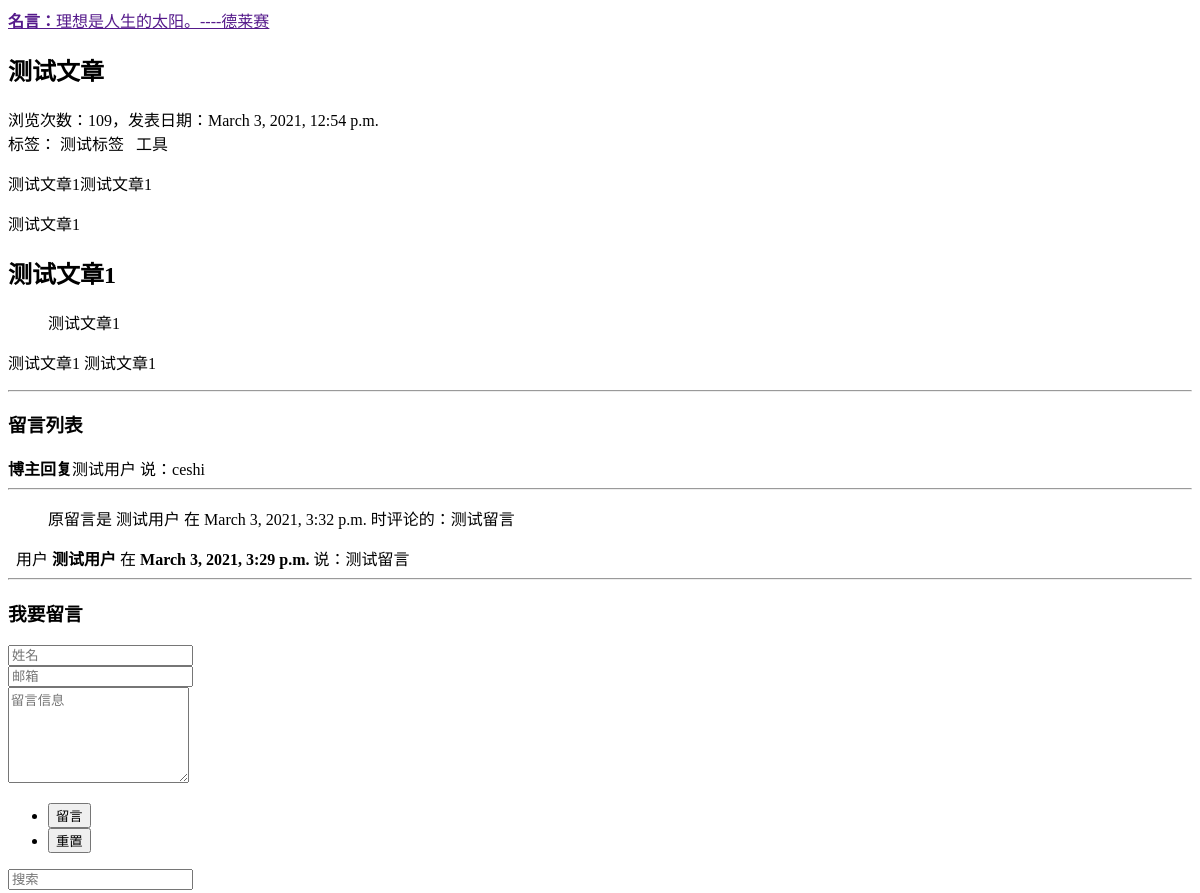
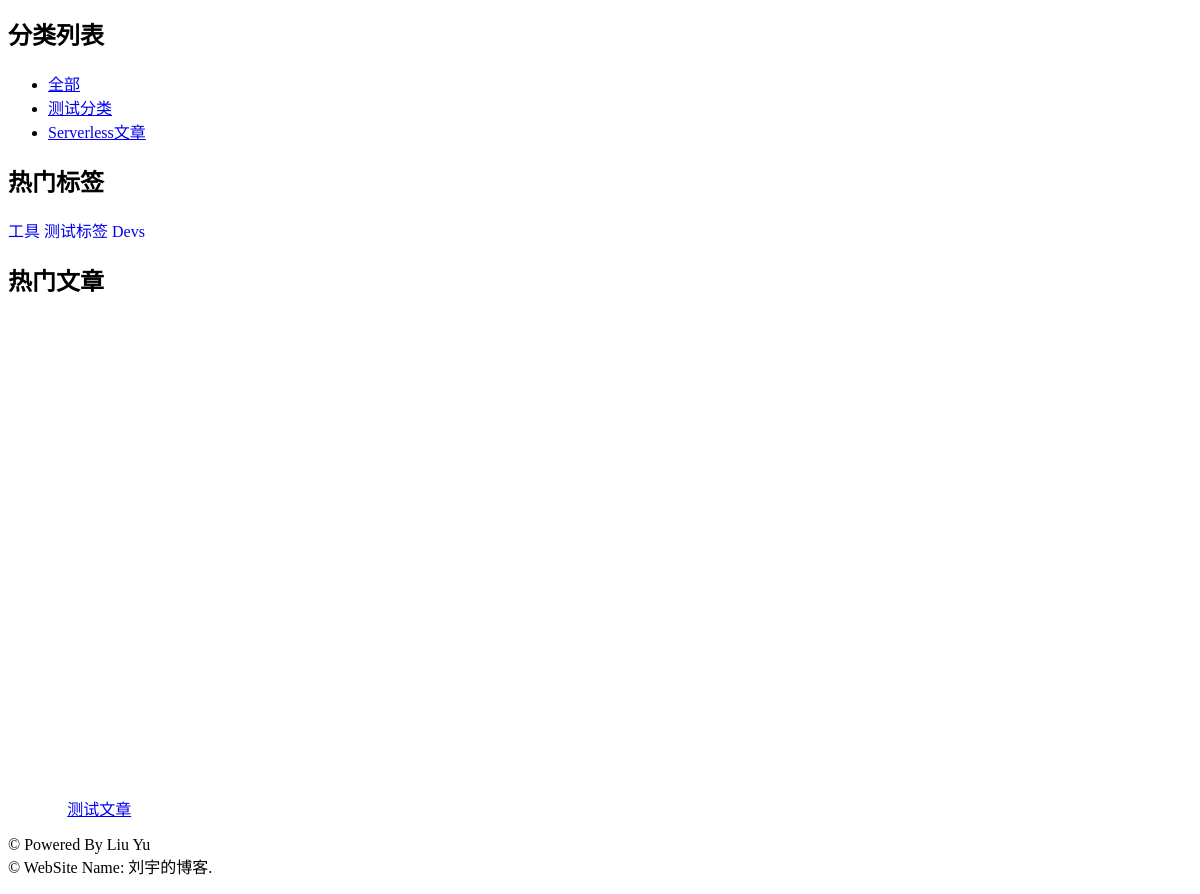
Screenshot of /content?aid=1 with the database file from the repository (2 pictures, top to bottom).
### blog/models.py (models this page shows, shortened)
class ArticleModel(models.Model):
    aid = models.AutoField(primary_key=True)
    title = models.CharField(max_length=50, verbose_name="文章标题", unique=True)
    desc = models.TextField(verbose_name="文章描述")
    content = MDTextField("内容")
    watched = models.IntegerField(default=0, verbose_name="点击次数")
    publish = models.DateTimeField(auto_created=True, auto_now_add=True, verbose_name="发布时间")
    category = models.ForeignKey(CategoryModel, on_delete=models.CASCADE, blank=True, null=True, verbose_name="分类")
    tag = models.ManyToManyField(TagsModel, verbose_name="标签")
    class Meta:
        verbose_name = '文章'
        verbose_name_plural = '文章'

class TagsModel(models.Model):
    tid = models.AutoField(primary_key=True)
    name = models.CharField(max_length=30, verbose_name="标签名称", unique=True)
    remark = models.TextField(null=True, blank=True, verbose_name="备注说明")
    class Meta:
        verbose_name = '标签'
        verbose_name_plural = '标签'

class CommentsModel(models.Model):
    cid = models.AutoField(primary_key=True)
    content = models.TextField(verbose_name="评论内容")
    publish = models.DateTimeField(auto_now_add=True, verbose_name="发布时间")
    username = models.CharField(max_length=50, verbose_name="用户")
    qq = models.CharField(max_length=13, blank=True, null=True, verbose_name="QQ号")
    email = models.CharField(max_length=50, verbose_name="邮箱")
    reply = models.TextField(verbose_name="回复", blank=True, null=True)
    show = models.BooleanField(default=True, verbose_name="是否显示")
    article_title = models.CharField(max_length=50, verbose_name="文章")
    article = models.ForeignKey(ArticleModel, on_delete=models.CASCADE, )
    class Meta:
        verbose_name = '评论'
        verbose_name_plural = '评论'

class CategoryModel(models.Model):
    cid = models.AutoField(primary_key=True)
    name = models.CharField(max_length=30, verbose_name="名称", unique=True)
    sort = models.IntegerField(default=999, verbose_name="排序")
    remark = models.TextField(null=True, blank=True, verbose_name="备注说明")
    class Meta:
        verbose_name = '分类'
        verbose_name_plural = '分类'

### blog/views.py (the view, shortened to what this page needs)
# urls.py: url(r'^content$', blogArticle),
@csrf_exempt
def blogArticle(request):
    sentence = random.choice(SENTENCE)
    pageInformation = WebsiteInformation
    tagsList = TagsModel.objects.all().order_by("?")[0:20]
    categoryList = CategoryModel.objects.all().order_by("-sort")
    aidData = request.GET.get("aid")
    articleData = ArticleModel.objects.get(aid=aidData)
    articleData.content = markdown.markdown(articleData.content, extensions=[
        'markdown.extensions.extra',
        'markdown.extensions.codehilite',
        'markdown.extensions.toc',
    ])
    watched = int(articleData.watched) + 1
    ArticleModel.objects.filter(aid=aidData).update(watched=watched)
    articleList = ArticleModel.objects.all().order_by("-aid")
    articleCount = articleList.count()
    hotList = [(eve, defaultPic(eve.content)) for eve in articleList.order_by("-watched")[0:3]]
    commenList = CommentsModel.objects.filter(article=aidData, show=True).order_by("-cid")
    return render(request, "content.html", locals())

### templates/content.html (shortened to what this page needs)
{% load static %}
{% load cache %}
<!DOCTYPE HTML>
<html>
<head>
    <link rel="stylesheet" href="//serverless-blog.oss-cn-beijing.aliyuncs.com/blog/css/main.css"/>
    <link rel="stylesheet"
          href="//serverless-blog.oss-cn-beijing.aliyuncs.com/ueditor/third-party/SyntaxHighlighter/shCoreDefault.css"
          type="text/css"/>
</head>
<body>
<div id="wrapper">
    <div id="main">
        <div class="inner">
            <header id="header">
                <a href="" class="logo"><strong>名言：</strong>{{ sentence }}</a>
            </header>
            <section>
                <header class="main">
                    <h1>{{ articleData.title }}</h1>
                </header>
                <div class="box">
                    浏览次数：{{ articleData.watched }}，发表日期：{{ articleData.publish }}
                    <br>标签：{% for tag in articleData.tag.all %}
                    {{ tag.name }}&nbsp;&nbsp;
                {% endfor %}
                </div>
                {% autoescape off %}
                    {{ articleData.content }}
                {% endautoescape %}
                <hr>
                <h3>留言列表</h3>
                {% for foo in commenList %}
                    {% if not foo.reply %}
                        <div class="box">
                            &nbsp;&nbsp;用户&nbsp;<b>{{ foo.username }}</b>&nbsp;在<b>&nbsp;{{ foo.publish }}&nbsp;</b>说：{{ foo.content }}
                        </div>
                    {% else %}
                        <div class="box">
                            <b>博主回复</b>{{ foo.username }} 说：{{ foo.reply }}
                            <hr>
                            <blockquote>
                                原留言是&nbsp;{{ foo.username }}&nbsp;在&nbsp;{{ foo.publish }}&nbsp;时评论的：{{ foo.content }}
                            </blockquote>
                        </div>
                    {% endif %}
                {% endfor %}
                <hr>
                <h3>我要留言</h3>
                <form method="post" action="" onsubmit="return checkall()">
                    <div class="row uniform">
                        <div class="6u 12u$(xsmall)">
                            <input type="text" name="name" placeholder="姓名" id="name" value="{{ userData.username }}"
                                   {% if userData.username %}readonly{% endif %}/>
                        </div>
                        <div class="6u$ 12u$(xsmall)">
                            <input type="email" name="email" placeholder="邮箱" id="email" value="{{ userData.email }}"
                                   {% if userData.username %}readonly{% endif %}/>
                        </div>
                        <div class="12u$">
                            <textarea name="comment" placeholder="留言信息" rows="6" id="comment"></textarea>
                        </div>
                        <div class="12u$">
                            <ul class="actions">
                                <li><input type="submit" value="留言" class="special"/></li>
                                <li><input type="reset" value="重置"/></li>
                            </ul>
                        </div>
                    </div>
                </form>
            </section>
        </div>
    </div>
    <div id="sidebar">
        <div class="inner">
            <section id="search" class="alt">
                <form method="get" action="/list">
                    <input type="text" name="search" id="query" placeholder="搜索" value="{{ searchData }}"/>
                </form>
            </section>
            <nav id="menu">
                <header class="major">
                    <h2>分类列表</h2>
                </header>
                <ul>
                    <li><a href="/list">全部</a></li>
                    {% for cateDatum in categoryList %}
                        <li>
                            <a href="/list?cate={{ cateDatum.cid }}">{{ cateDatum.name }}</a>
                        </li>
                    {% endfor %}
                </ul>
            </nav>
            <nav id="menu">
                <header class="major">
                    <h2>热门标签</h2>
                </header>
                <div class="box">
                    <div class="wrapper">
                        <div class="tagcloud">
                            {% for eveTags in tagsList %}
                                <a href="/list?tag={{ eveTags.tid }}"
                                   style="text-decoration: none;">{{ eveTags.name }}</a>
                            {% endfor %}
                        </div>
                    </div>
                </div>
            </nav>
            <section>
                <header class="major">
                    <h2>热门文章</h2>
                </header>
                <div class="mini-posts">
                    {% for hot in hotList %}
                        <article>
                            <a href="/content?aid={{ hot.0.aid }}" class="image">
                                <div class="img-warp">
                                    <div class="img-box"><img src="{{ hot.1 }}" alt=""/></div>
                                    <a href="/content?aid={{ hot.0.aid }}">{{ hot.0.title }}</a>
                                </div>
                            </a>
                        </article>
                    {% endfor %}
                </div>
            </section>
            <footer id="footer">
                <p class="copyright">&copy; Powered By Liu Yu <br>&copy; WebSite Name: {{ pageInformation.name }}.</p>
            </footer>
        </div>
    </div>
</div>
</body>
</html>

### templates/content.html (style rules this page uses)
.img-warp { width: 90%; margin: 0 auto; }
.img-box { width: 100%; height: 0px; padding-bottom: 45%; overflow: hidden; margin: 0; position: relative; }

### rows the page displays
ArticleModel: title "测试文章", watched "109", publish "March 3, 2021, 12:54 p.m.", content "测试文章1测试文章1 测试文章1 测试文章1 测试文章1 测试文章1 测试文章1"
TagsModel: name "测试标签"
TagsModel: name "工具"
CommentsModel: username "测试用户", reply "ceshi", publish "March 3, 2021, 3:32 p.m.", content "测试留言"
CommentsModel: username "测试用户", publish "March 3, 2021, 3:29 p.m.", content "测试留言"
CategoryModel: name "测试分类"
CategoryModel: name "Serverless文章"
TagsModel: name "Devs"

### other values shown
{{ pageInformation.name }} "刘宇的博客"
